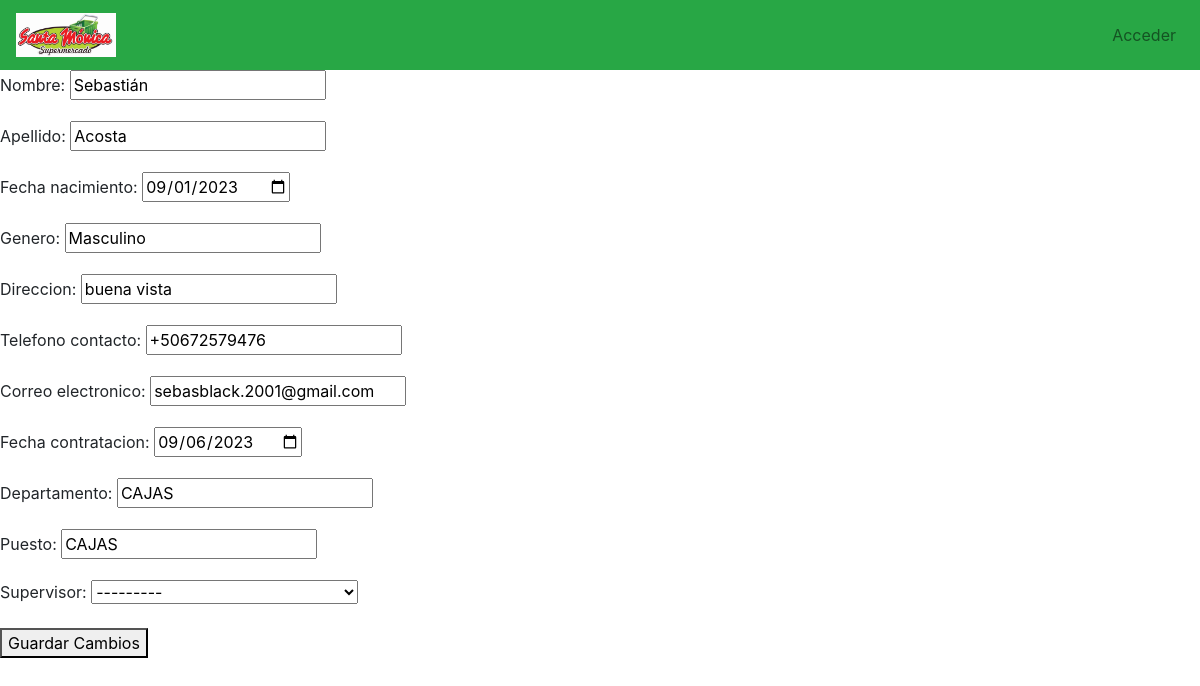
Page /empresa/empleados/editar/8/ on the committed database.
### Empresa/models.py (models this page shows)
class Empleado(models.Model):
    nombre = models.CharField(max_length=255, )
    apellido = models.CharField(max_length=255)
    fecha_nacimiento = models.DateField()
    genero = models.CharField(max_length=10)
    direccion = models.CharField(max_length=255)
    telefono_contacto = models.CharField(max_length=15)
    correo_electronico = models.EmailField()
    fecha_contratacion = models.DateField()
    departamento = models.CharField(max_length=255)
    puesto = models.CharField(max_length=255)
    supervisor = models.ForeignKey('self', null=True, blank=True, on_delete=models.SET_NULL)
    def __str__(self):
        return f"{self.nombre} {self.apellido}"

### Empresa/views.py (the view)
# urls.py: path('empleados/editar/<int:pk>/', views.empleado_edit, name='empleado_edit'),
def empleado_edit(request, pk):
    empleado = get_object_or_404(Empleado, pk=pk)
    if request.method == 'POST':
        form = EmpleadoForm(request.POST, instance=empleado)
        if form.is_valid():
            form.save()
            return redirect('empleado_list')
    else:
        form = EmpleadoForm(instance=empleado)
    return render(request, 'Empleado/empleado_edit.html', {'form': form, 'empleado': empleado})

### Empresa/forms.py
class EmpleadoForm(forms.ModelForm):
    class Meta:
        model = Empleado
        fields = '__all__'
        widgets = {
            'fecha_contratacion': forms.DateInput(format='%Y-%m-%d', attrs={'type': 'date'}),
            'fecha_nacimiento': forms.DateInput(format='%Y-%m-%d', attrs={'type': 'date'}),
        }

### Empresa/templates/Empleado/empleado_edit.html (shortened to what this page needs)
{% extends "core/base.html" %}
{% block content %}
<form method="post">
  {{ form.as_p }}
  <button type="submit">Guardar Cambios</button>
</form>
{% endblock %}

### core/static/core/css/main.css (style rules this page uses)
:root { --jumbotron-padding-y: 3rem; }

### rows in the picture
Empleado: nombre "Sebastián", apellido "Acosta", fecha_nacimiento "09/01/2023", genero "Masculino", direccion "buena vista", telefono_contacto "+50672579476", correo_electronico "sebasblack.2001@gmail.com", fecha_contratacion "09/06/2023", departamento "CAJAS", puesto "CAJAS", supervisor "---------"
